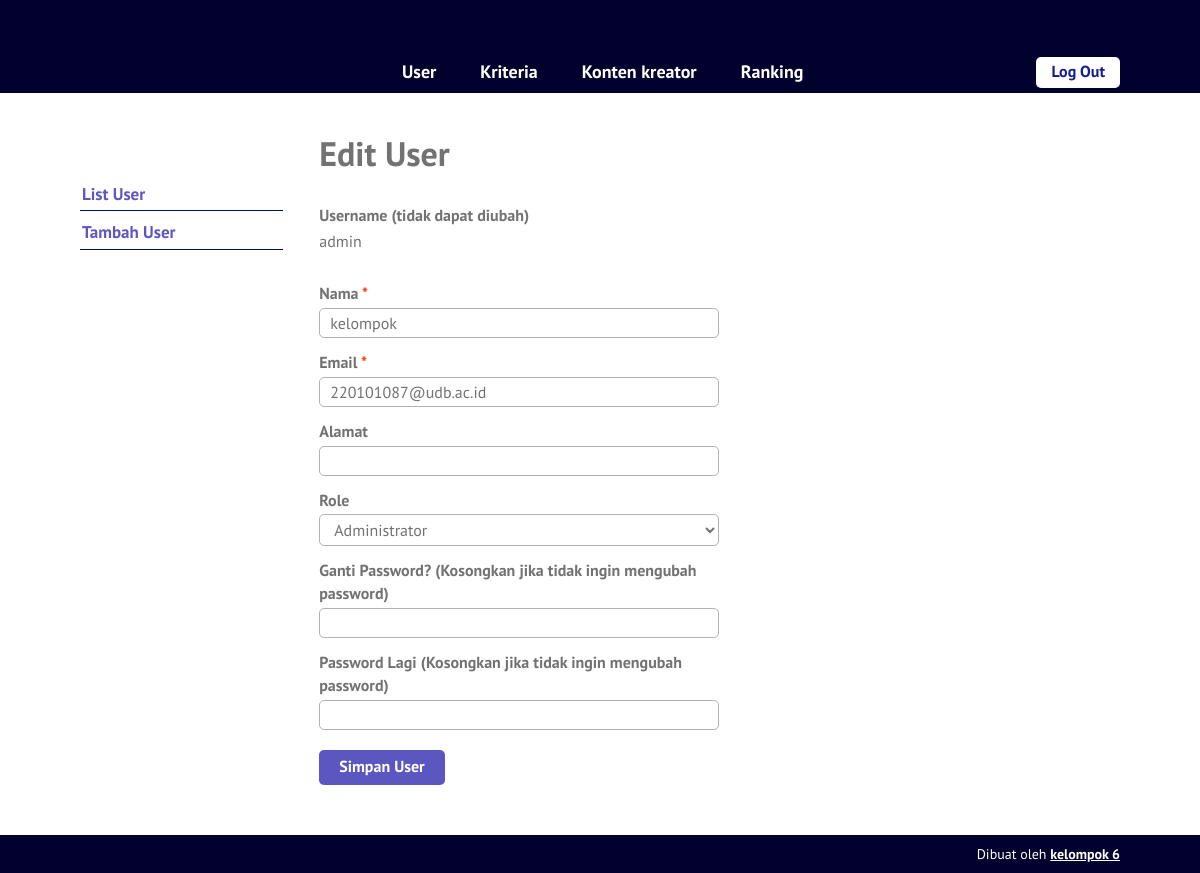
The app's page /edit-user.php?id=1 (signed in), older data.
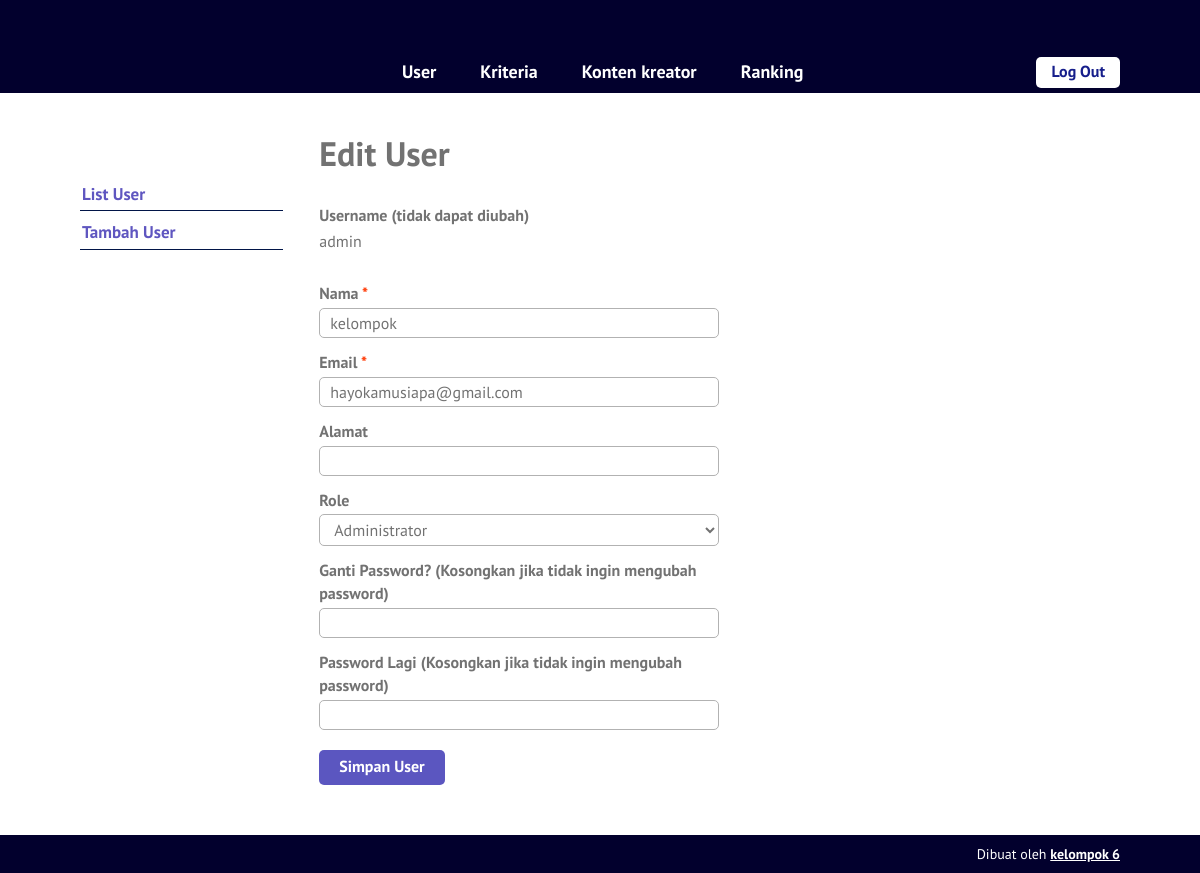
The same page, newer data.
### tables this page shows
CREATE TABLE `user` (
  `id_user` int(5) NOT NULL,
  `username` varchar(16) NOT NULL,
  `password` varchar(50) NOT NULL,
  `nama` varchar(70) NOT NULL,
  `email` varchar(50) DEFAULT NULL,
  `alamat` varchar(100) DEFAULT NULL,
  `role` char(1) NOT NULL
);

### edit-user.php (the view, shortened to what this page needs)
<?php require_once('includes/init.php'); ?>
<?php cek_login($role = array(1)); ?>
<?php
$sukses = false;
$ada_error = false;
$result = '';
$id_user = (isset($_GET['id'])) ? trim($_GET['id']) : '';
if(!$id_user) {
	$ada_error = 'Maaf, data tidak dapat diproses.';
} else {
	$query = $pdo->prepare('SELECT id_user, username, nama, email, alamat, role FROM user WHERE user.id_user = :id_user');
	$query->execute(array('id_user' => $id_user));
	$result = $query->fetch();
	$nama = (isset($result['nama'])) ? trim($result['nama']) : '';
	$email = (isset($result['email'])) ? trim($result['email']) : '';
	$alamat = (isset($result['alamat'])) ? trim($result['alamat']) : '';
	$role = (isset($result['role'])) ? trim($result['role']) : '';
}
?>
<?php
require_once('template-parts/header.php');
?>
	<div class="main-content-row">
	<div class="container clearfix">
		<?php include_once('template-parts/sidebar-user.php'); ?>
		<div class="main-content the-content">
			<h1>Edit User</h1>
			<?php if($sukses): ?>
				<div class="msg-box">
					<p>Data berhasil disimpan</p>
				</div>
			<?php elseif($ada_error): ?>
				<p><?php echo $ada_error; ?></p>
			<?php else: ?>
				<form action="edit-user.php?id=<?php echo $id_user; ?>" method="post">
					<div class="field-wrap clearfix">
						<label>Username (tidak dapat diubah)</label>
						<p><?php echo $result['username']; ?></p>
					</div>
					<div class="field-wrap clearfix">
						<label>Nama <span class="red">*</span></label>
						<input type="text" name="nama" value="<?php echo $nama; ?>">
					</div>
					<div class="field-wrap clearfix">
						<label>Email <span class="red">*</span></label>
						<input type="email" name="email" value="<?php echo $email; ?>">
					</div>
					<div class="field-wrap clearfix">
						<label>Alamat</label>
						<input type="text" name="alamat" value="<?php echo $alamat; ?>">
					</div>
					<div class="field-wrap clearfix">
						<label>Role</label>
						<select name="role">
							<option value="1" <?php selected($role, 1); ?>>Administrator</option>
						</select>
					</div>
					<div class="field-wrap clearfix">
						<label>Ganti Password? (Kosongkan jika tidak ingin mengubah password)</label>
						<input type="password" name="password">
					</div>
					<div class="field-wrap clearfix">
						<label>Password Lagi (Kosongkan jika tidak ingin mengubah password)</label>
						<input type="password" name="password2">
					</div>
					<div class="field-wrap clearfix">
						<button type="submit" name="submit" value="submit" class="button">Simpan User</button>
					</div>
				</form>
			<?php endif; ?>
		</div>
	</div>
	</div>
<?php
require_once('template-parts/footer.php');

Row changes from the older to the newer data that the page shows:
changed user "admin": email "220101087@udb.ac.id" → "hayokamusiapa@gmail.com"
